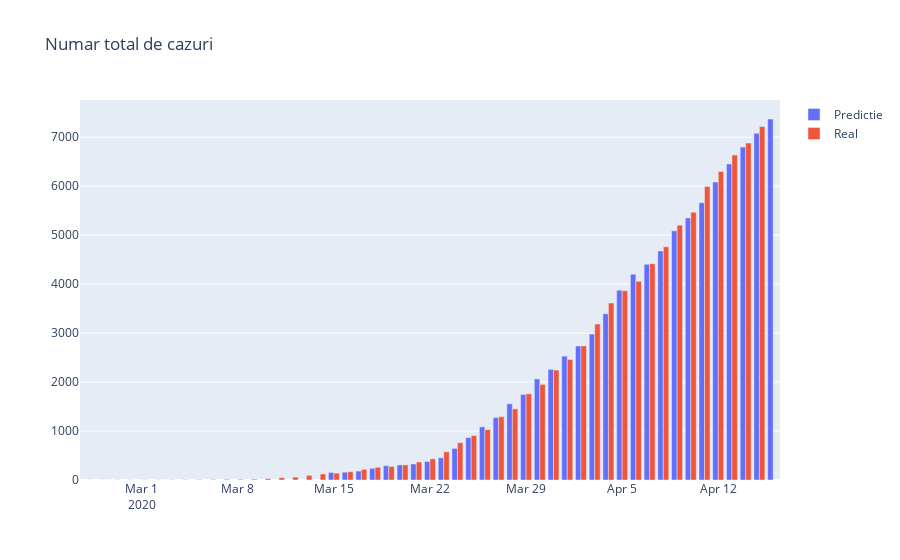

The notebook cell saved with this chart:
### Code cell
#Total cazuri
total = pacienti.merge(predictii, left_on='data', right_on='data', how='outer')
x = total['data']
y1 = total['cumulat']
y2 = total['t1']

fig = go.Figure(data=[
    go.Bar(name='Predictie', x=x, y=y2),
    go.Bar(name='Real', x=x, y=y1)
])

fig.update_layout(title="Numar total de cazuri")

fig.show()
#py.iplot(fig, filename="total_cazuri")
pio.write_html(fig, file='infectii_totale.html', auto_open=True)
